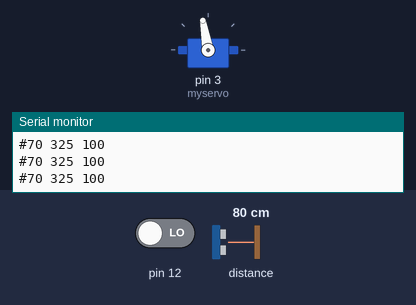
The sketch below on a simulated Arduino Uno, built with avr-gcc and run on an emulated ATmega328P. Parts: servo, the last lines printed to the serial monitor. The test bench sets the inputs (shaded band); at power-on: distance to the obstacle 80 cm, pin 12 LOW.

Above: at 1.2 s.
1.3 s: distance to the obstacle set to 9 cm
At 3.1 s:
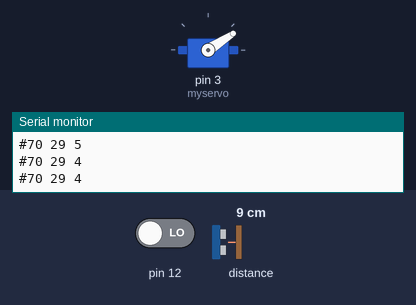
4.3 s: distance to the obstacle set to 35 cm
7.3 s: distance to the obstacle set to 18 cm
9.0 s: distance to the obstacle set to 21 cm
At 11.6 s:
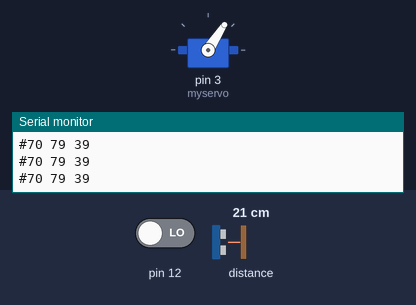
11.9 s: distance to the obstacle set to 2 cm
At 13.7 s:
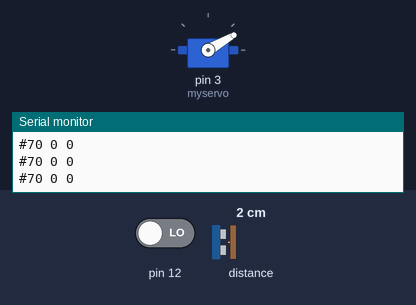
14.0 s: pin 12 driven HIGH
At 15.3 s:
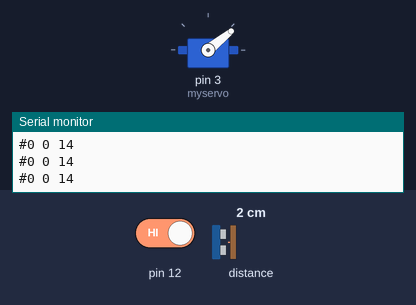
Timing chart, 0 to 16.5 s (numbered marks = the images above; inputs shaded):
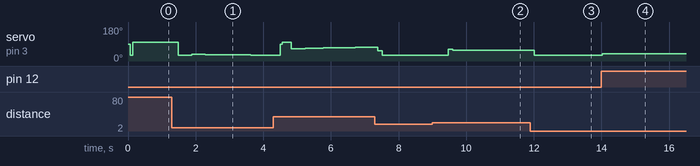

Measured:
- the behaviour switches between 20 and 21 cm on distance to the obstacle (found by bisection; images 1 and 2)
- after the input at 1.3 s, servo on pin 3 (myservo): 100° → 30° after 0.18 s, → 35° 0.40 s later, → 34° 0.40 s later, → 33° 0.40 s later, … (7 changes in this stretch)
- after the input at 9.0 s, servo on pin 3 (myservo): 30° → 62° after 0.47 s, → 56° 0.13 s later, → 57° 0.81 s later
- after the input at 11.9 s, servo on pin 3 (myservo): 57° → 30° after 0.12 s, → 31° 0.40 s later, → 30° 0.13 s later
- after the input at 14.0 s, servo on pin 3 (myservo): 30° → 39° at once

The sketch:

Bolaviga_v1.ino
```cpp
/***************************************************************
* Desarrollado por Garikoitz Martínez [garikoitz.info] [06/2022]
* https://garikoitz.info/blog/?p=1301
***************************************************************/
/***************************************************************
* Librerías
***************************************************************/
#include <Wire.h>
#include <PID_v1.h>
#include "Adafruit_VL53L0X.h"
#include <Servo.h>
/***************************************************************
* Variables
***************************************************************/
Servo myservo;
const int Interruptor = 12;
unsigned long previousMillis = 0;
int Ts = 50, pos = 0;
unsigned long contador = 0;
//Control PID
boolean modo = false;                       //false=auto true=manual
float tmp=0.0, tmp_ant=0.0, OP=0, angulo=0.0, angulo_ant=0.0, media=0.0;
double SetpointP, InputP, OutputP;
/***************************************************************
* Sintonías calculadas (Relé --> Ku=0.99 y Tu=4.6 segundos)
***************************************************************/
//double Kc=0.59, Ki=0.26, Kd=0.34;   //Z-N classic PID
//double Kc=0.69, Ki=0.38, Kd=0.48;   //Z-N Pessen Integral Rule
//double Kc=0.33, Ki=0.14, Kd=0.49;   //Z-N some overshoot
//double Kc=0.20, Ki=0.09, Kd=0.30;   //Z-N no overshoot
//double Kc=0.33, Ki=0.07, Kd=0.15;    //Farrington
//double Kc=0.49, Ki=0.11, Kd=0.57;    //Farrington
//double Kc=0.53, Ki=0.12, Kd=0.49;    //McAvoy and Johnson
//double Kc=0.25, Ki=0.07, Kd=0.28;    //Atkinson and Davey (20% overshoot)
//double Kc=0.99, Ki=0.43, Kd=0.57;    //Pettit and Carr (Underdamped)
//double Kc=0.66, Ki=0.14, Kd=0.50;    //Pettit and Carr (Critically damped)
//double Kc=0.49, Ki=0.07, Kd=0.38;    //Pettit and Carr (Overdamped)
//double Kc=0.44, Ki=0.16, Kd=0.38;    //Tinham (Less than quarter decay ratio response)
//double Kc=0.74, Ki=0.26, Kd=0.34;    //Corripio (Quarter decay ratio)
//double Kc=0.62, Ki=0.27, Kd=0.24;    //ABB (P+D tuning rule)
//double Kc=0.45, Ki=0.04, Kd=0.33;    //Tyreus and Luyben
//double Kc=0.33, Ki=0.14, Kd=0.19;    //Yu (Some overshoot)
//double Kc=0.20, Ki=0.09, Kd=0.11;    //Yu (No overshoot)
//double Kc=0.74, Ki=0.26, Kd=0.34;    //Smith
//double Kc=0.99, Ki=0.34, Kd=0.45;    //Alfaro Ruiz (Quarter decay ratio)
//double Kc=1.65, Ki=0.57, Kd=0.76;    //Alfaro Ruiz (Quarter decay ratio)
//double Kc=0.39, Ki=0.09, Kd=0.29;    //Lloyd (Non self-regulating processes)
//double Kc=0.59, Ki=0.26, Kd=0.33;    //NI Labview (Quarter decay ratio)
//double Kc=0.25, Ki=0.11, Kd=0.14;    //NI Labview (Some overshoot)
//double Kc=0.15, Ki=0.06, Kd=0.08;    //NI Labview (Little overshoot)
//---------------------------------------------------------------
double Kc=0.45, Ki=0.1, Kd=0.35;      //Tyreus and Luyben mod
//---------------------------------------------------------------
PID myPID(&InputP, &OutputP, &SetpointP, Kc, Ki, Kd,P_ON_E, REVERSE);//PI-D
//PID myPID(&InputP, &OutputP, &SetpointP, Kc, Ki, Kd,P_ON_M, REVERSE);  //I-PD
//
Adafruit_VL53L0X lox = Adafruit_VL53L0X();
/***************************************************************
* SETUP
***************************************************************/
void setup()
{
  Wire.begin();
  if (!lox.begin()) {
    Serial.println(F("Error al conectar al sensor VL53L0X"));
    while(1);
  }
  lox.startRangeContinuous();
  myservo.attach(3); // asignamos el pin al servo.
  Serial.begin(9600);
  myPID.SetOutputLimits(0, 100);
  SetpointP = 70;
}
/***************************************************************
* BUCLE PRINCIPAL
***************************************************************/
void loop()
{
  VL53L0X_RangingMeasurementData_t measure;
  lox.rangingTest(&measure, false);
  if (measure.RangeStatus != 4) {
    //media =  measure.RangeMilliMeter;
    media = Rolling_avg(measure.RangeMilliMeter);
    media = media * 0.1; //Pasamos a cm
  }
  if (millis() - previousMillis > Ts) //Bucle de control cada Ts milisegundos
  {
    previousMillis = millis();
    contador +=1;
    if (digitalRead(12) == HIGH){
      modo=true;                              //Modo Manual
      myPID.SetMode(MANUAL);
    }else{
      modo=false;                             //Modo Automático
      myPID.SetMode(AUTOMATIC);
    }
      InputP = mapf(media, 2, 26, 0, 100);    //PV en cm a porcentaje
      //InputP = media;
    /***************************************************************
    * Modo MANUAL - Potenciómetro ---> Ángulo Servo
    ***************************************************************/
    if (modo==true){
      //----------------------
      //   Método del Relé
      //----------------------
      if (1){
         if (InputP <60){
          pos=950;                       //arriba -> bola hacia la izq
          myservo.writeMicroseconds(pos);
         }else if (InputP >60){
          pos=1475;                       //abajo -> bola hacia la dcha
          myservo.writeMicroseconds(pos);
         }
         OP = mapf(pos, 850, 1575, 0, 100);
      }
      //----------------------
      //     Potenciómetro
      //----------------------
      if (0){
        SetpointP=0;
        tmp = analogRead(A1);
        tmp = mapf(tmp, 1023.0, 0.0, 850, 1575);        // escalamos potenciometro al servo
        if(abs(tmp-tmp_ant)>1){
          angulo = tmp;
        }
        tmp_ant=angulo;
        OP = mapf(tmp,850, 1575, 0, 100);
        if (angulo>=850 || angulo<=1575) myservo.writeMicroseconds(angulo);
      }
      /***************************************************************
      * DEBUG PUERTO SERIE (Para Arduino COM Plotter)
      ***************************************************************/
      Serial.print("#");              //Char inicio
      Serial.print(0);                //SP
      Serial.write(" ");              //Char separador
      Serial.print(InputP,0);         //PV InputP
      Serial.write(" ");              //Char separador
      Serial.print(OP,0);             //OP
      Serial.println();
      }
      /***************************************************************
      * Modo AUTOMÁTICO - PID
      ***************************************************************/
      if (modo==false){
    if (0){  //SetPoint mediante Potenciómetro
      tmp = analogRead(A1);
      tmp = mapf(tmp, 0.0, 1023.0, 0, 100);
      if(abs(tmp-tmp_ant)>4){
        SetpointP = tmp;
      }
      tmp_ant=SetpointP;
    }
    if (1){
      // SetpointP automatizado
      if (contador < 1000) SetpointP = 70;
      if (contador >= 1000 && contador < 2000) SetpointP = 60;
      if (contador >= 2000 && contador < 3000) SetpointP = 50;
      if (contador >= 3000 && contador < 4000) SetpointP = 60;
      if (contador > 4000) contador = 0;
    }

        angulo = mapf(OutputP, 0, 100, 850, 1575);

        if (abs(SetpointP-InputP)>5){   //Banda muerta del 5%
          myPID.Compute();
          myservo.writeMicroseconds(angulo);
          angulo_ant = angulo;
        }else{
          myservo.writeMicroseconds(angulo_ant);
        }

        /***************************************************************
        * DEBUG PUERTO SERIE (Para Arduino COM Plotter)
        ***************************************************************/
        Serial.print("#");                //Char inicio
        Serial.print(SetpointP,0);        //SP
        Serial.write(" ");                //Char separador
        Serial.print(InputP,0);           //PV
        Serial.write(" ");                //Char separador
        Serial.print(OutputP,0);          //OP
        Serial.println();
      }
  }//millis
}//Loop
/***************************************************************
* FUNCIONES
***************************************************************/
//Función MAP adaptada a punto flotante.
double mapf(double val, double in_min, double in_max, double out_min, double out_max) {
    return (val - in_min) * (out_max - out_min) / (in_max - in_min) + out_min;
}
//High-pass Filter
    //A low α will be very slow to rapid input changes and take many samples into account.
    //A high α will be fast, but average over fewer samples. You can look at α as kind of a cutoff frequency in a low-pass filter.
    //OP = HPS(tmp,0.1,EMA_s_pot);
    //OP = tmp-EMA_s_pot;
double HPS(double sensorValue, float EMA_a, int EMA_S) {
    return (EMA_a*sensorValue) + ((1-EMA_a)*EMA_S);
}
//Función Promedio
float Rolling_avg(float value) {
  const byte nvalues = 10;             // Moving average window size
  static byte current = 0;            // Index for current value
  static byte cvalues = 0;            // Count of values read (<= nvalues)
  static float sum = 0;               // Rolling sum
  static float values[nvalues];
  sum += value;
  if (cvalues == nvalues)
    sum -= values[current];
  values[current] = value;          // Replace the oldest with the latest
  if (++current >= nvalues)
    current = 0;
  if (cvalues < nvalues)
    cvalues += 1;
  return sum/cvalues;
}
```
